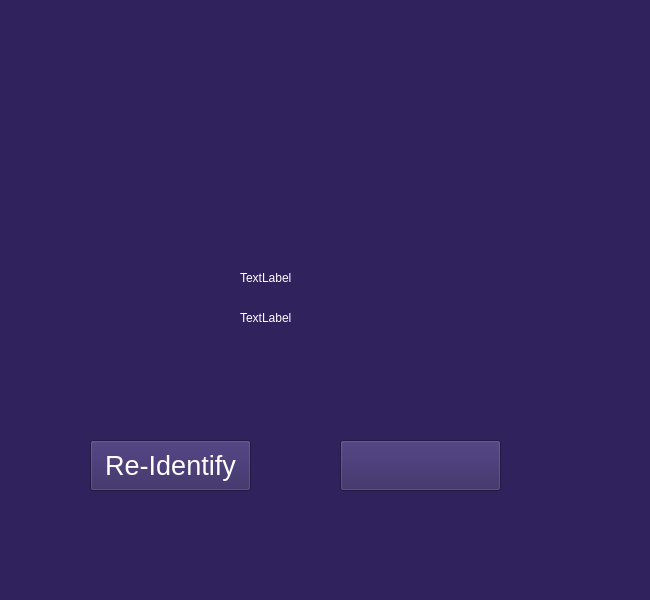
<?xml version="1.0" encoding="UTF-8"?>
<ui version="4.0">
 <class>Frame</class>
 <widget class="QFrame" name="Frame">
  <property name="geometry">
   <rect>
    <x>0</x>
    <y>0</y>
    <width>650</width>
    <height>600</height>
   </rect>
  </property>
  <property name="palette">
   <palette>
    <active>
     <colorrole role="WindowText">
      <brush brushstyle="SolidPattern">
       <color alpha="255">
        <red>255</red>
        <green>255</green>
        <blue>255</blue>
       </color>
      </brush>
     </colorrole>
     <colorrole role="Button">
      <brush brushstyle="SolidPattern">
       <color alpha="255">
        <red>48</red>
        <green>34</green>
        <blue>93</blue>
       </color>
      </brush>
     </colorrole>
     <colorrole role="Light">
      <brush brushstyle="SolidPattern">
       <color alpha="255">
        <red>72</red>
        <green>51</green>
        <blue>139</blue>
       </color>
      </brush>
     </colorrole>
     <colorrole role="Midlight">
      <brush brushstyle="SolidPattern">
       <color alpha="255">
        <red>60</red>
        <green>42</green>
        <blue>116</blue>
       </color>
      </brush>
     </colorrole>
     <colorrole role="Dark">
      <brush brushstyle="SolidPattern">
       <color alpha="255">
        <red>24</red>
        <green>17</green>
        <blue>46</blue>
       </color>
      </brush>
     </colorrole>
     <colorrole role="Mid">
      <brush brushstyle="SolidPattern">
       <color alpha="255">
        <red>32</red>
        <green>23</green>
        <blue>62</blue>
       </color>
      </brush>
     </colorrole>
     <colorrole role="Text">
      <brush brushstyle="SolidPattern">
       <color alpha="255">
        <red>255</red>
        <green>255</green>
        <blue>255</blue>
       </color>
      </brush>
     </colorrole>
     <colorrole role="BrightText">
      <brush brushstyle="SolidPattern">
       <color alpha="255">
        <red>255</red>
        <green>255</green>
        <blue>255</blue>
       </color>
      </brush>
     </colorrole>
     <colorrole role="ButtonText">
      <brush brushstyle="SolidPattern">
       <color alpha="255">
        <red>255</red>
        <green>255</green>
        <blue>255</blue>
       </color>
      </brush>
     </colorrole>
     <colorrole role="Base">
      <brush brushstyle="SolidPattern">
       <color alpha="255">
        <red>0</red>
        <green>0</green>
        <blue>0</blue>
       </color>
      </brush>
     </colorrole>
     <colorrole role="Window">
      <brush brushstyle="SolidPattern">
       <color alpha="255">
        <red>48</red>
        <green>34</green>
        <blue>93</blue>
       </color>
      </brush>
     </colorrole>
     <colorrole role="Shadow">
      <brush brushstyle="SolidPattern">
       <color alpha="255">
        <red>0</red>
        <green>0</green>
        <blue>0</blue>
       </color>
      </brush>
     </colorrole>
     <colorrole role="AlternateBase">
      <brush brushstyle="SolidPattern">
       <color alpha="255">
        <red>24</red>
        <green>17</green>
        <blue>46</blue>
       </color>
      </brush>
     </colorrole>
     <colorrole role="ToolTipBase">
      <brush brushstyle="SolidPattern">
       <color alpha="255">
        <red>255</red>
        <green>255</green>
        <blue>220</blue>
       </color>
      </brush>
     </colorrole>
     <colorrole role="ToolTipText">
      <brush brushstyle="SolidPattern">
       <color alpha="255">
        <red>0</red>
        <green>0</green>
        <blue>0</blue>
       </color>
      </brush>
     </colorrole>
     <colorrole role="PlaceholderText">
      <brush brushstyle="SolidPattern">
       <color alpha="127">
        <red>255</red>
        <green>255</green>
        <blue>255</blue>
       </color>
      </brush>
     </colorrole>
     <colorrole role="Accent">
      <brush brushstyle="SolidPattern">
       <color alpha="255">
        <red>0</red>
        <green>0</green>
        <blue>0</blue>
       </color>
      </brush>
     </colorrole>
    </active>
    <inactive>
     <colorrole role="WindowText">
      <brush brushstyle="SolidPattern">
       <color alpha="255">
        <red>255</red>
        <green>255</green>
        <blue>255</blue>
       </color>
      </brush>
     </colorrole>
     <colorrole role="Button">
      <brush brushstyle="SolidPattern">
       <color alpha="255">
        <red>48</red>
        <green>34</green>
        <blue>93</blue>
       </color>
      </brush>
     </colorrole>
     <colorrole role="Light">
      <brush brushstyle="SolidPattern">
       <color alpha="255">
        <red>72</red>
        <green>51</green>
        <blue>139</blue>
       </color>
      </brush>
     </colorrole>
     <colorrole role="Midlight">
      <brush brushstyle="SolidPattern">
       <color alpha="255">
        <red>60</red>
        <green>42</green>
        <blue>116</blue>
       </color>
      </brush>
     </colorrole>
     <colorrole role="Dark">
      <brush brushstyle="SolidPattern">
       <color alpha="255">
        <red>24</red>
        <green>17</green>
        <blue>46</blue>
       </color>
      </brush>
     </colorrole>
     <colorrole role="Mid">
      <brush brushstyle="SolidPattern">
       <color alpha="255">
        <red>32</red>
        <green>23</green>
        <blue>62</blue>
       </color>
      </brush>
     </colorrole>
     <colorrole role="Text">
      <brush brushstyle="SolidPattern">
       <color alpha="255">
        <red>255</red>
        <green>255</green>
        <blue>255</blue>
       </color>
      </brush>
     </colorrole>
     <colorrole role="BrightText">
      <brush brushstyle="SolidPattern">
       <color alpha="255">
        <red>255</red>
        <green>255</green>
        <blue>255</blue>
       </color>
      </brush>
     </colorrole>
     <colorrole role="ButtonText">
      <brush brushstyle="SolidPattern">
       <color alpha="255">
        <red>255</red>
        <green>255</green>
        <blue>255</blue>
       </color>
      </brush>
     </colorrole>
     <colorrole role="Base">
      <brush brushstyle="SolidPattern">
       <color alpha="255">
        <red>0</red>
        <green>0</green>
        <blue>0</blue>
       </color>
      </brush>
     </colorrole>
     <colorrole role="Window">
      <brush brushstyle="SolidPattern">
       <color alpha="255">
        <red>48</red>
        <green>34</green>
        <blue>93</blue>
       </color>
      </brush>
     </colorrole>
     <colorrole role="Shadow">
      <brush brushstyle="SolidPattern">
       <color alpha="255">
        <red>0</red>
        <green>0</green>
        <blue>0</blue>
       </color>
      </brush>
     </colorrole>
     <colorrole role="AlternateBase">
      <brush brushstyle="SolidPattern">
       <color alpha="255">
        <red>24</red>
        <green>17</green>
        <blue>46</blue>
       </color>
      </brush>
     </colorrole>
     <colorrole role="ToolTipBase">
      <brush brushstyle="SolidPattern">
       <color alpha="255">
        <red>255</red>
        <green>255</green>
        <blue>220</blue>
       </color>
      </brush>
     </colorrole>
     <colorrole role="ToolTipText">
      <brush brushstyle="SolidPattern">
       <color alpha="255">
        <red>0</red>
        <green>0</green>
        <blue>0</blue>
       </color>
      </brush>
     </colorrole>
     <colorrole role="PlaceholderText">
      <brush brushstyle="SolidPattern">
       <color alpha="127">
        <red>255</red>
        <green>255</green>
        <blue>255</blue>
       </color>
      </brush>
     </colorrole>
     <colorrole role="Accent">
      <brush brushstyle="SolidPattern">
       <color alpha="255">
        <red>0</red>
        <green>0</green>
        <blue>0</blue>
       </color>
      </brush>
     </colorrole>
    </inactive>
    <disabled>
     <colorrole role="WindowText">
      <brush brushstyle="SolidPattern">
       <color alpha="255">
        <red>24</red>
        <green>17</green>
        <blue>46</blue>
       </color>
      </brush>
     </colorrole>
     <colorrole role="Button">
      <brush brushstyle="SolidPattern">
       <color alpha="255">
        <red>48</red>
        <green>34</green>
        <blue>93</blue>
       </color>
      </brush>
     </colorrole>
     <colorrole role="Light">
      <brush brushstyle="SolidPattern">
       <color alpha="255">
        <red>72</red>
        <green>51</green>
        <blue>139</blue>
       </color>
      </brush>
     </colorrole>
     <colorrole role="Midlight">
      <brush brushstyle="SolidPattern">
       <color alpha="255">
        <red>60</red>
        <green>42</green>
        <blue>116</blue>
       </color>
      </brush>
     </colorrole>
     <colorrole role="Dark">
      <brush brushstyle="SolidPattern">
       <color alpha="255">
        <red>24</red>
        <green>17</green>
        <blue>46</blue>
       </color>
      </brush>
     </colorrole>
     <colorrole role="Mid">
      <brush brushstyle="SolidPattern">
       <color alpha="255">
        <red>32</red>
        <green>23</green>
        <blue>62</blue>
       </color>
      </brush>
     </colorrole>
     <colorrole role="Text">
      <brush brushstyle="SolidPattern">
       <color alpha="255">
        <red>24</red>
        <green>17</green>
        <blue>46</blue>
       </color>
      </brush>
     </colorrole>
     <colorrole role="BrightText">
      <brush brushstyle="SolidPattern">
       <color alpha="255">
        <red>255</red>
        <green>255</green>
        <blue>255</blue>
       </color>
      </brush>
     </colorrole>
     <colorrole role="ButtonText">
      <brush brushstyle="SolidPattern">
       <color alpha="255">
        <red>24</red>
        <green>17</green>
        <blue>46</blue>
       </color>
      </brush>
     </colorrole>
     <colorrole role="Base">
      <brush brushstyle="SolidPattern">
       <color alpha="255">
        <red>48</red>
        <green>34</green>
        <blue>93</blue>
       </color>
      </brush>
     </colorrole>
     <colorrole role="Window">
      <brush brushstyle="SolidPattern">
       <color alpha="255">
        <red>48</red>
        <green>34</green>
        <blue>93</blue>
       </color>
      </brush>
     </colorrole>
     <colorrole role="Shadow">
      <brush brushstyle="SolidPattern">
       <color alpha="255">
        <red>0</red>
        <green>0</green>
        <blue>0</blue>
       </color>
      </brush>
     </colorrole>
     <colorrole role="AlternateBase">
      <brush brushstyle="SolidPattern">
       <color alpha="255">
        <red>48</red>
        <green>34</green>
        <blue>93</blue>
       </color>
      </brush>
     </colorrole>
     <colorrole role="ToolTipBase">
      <brush brushstyle="SolidPattern">
       <color alpha="255">
        <red>255</red>
        <green>255</green>
        <blue>220</blue>
       </color>
      </brush>
     </colorrole>
     <colorrole role="ToolTipText">
      <brush brushstyle="SolidPattern">
       <color alpha="255">
        <red>0</red>
        <green>0</green>
        <blue>0</blue>
       </color>
      </brush>
     </colorrole>
     <colorrole role="PlaceholderText">
      <brush brushstyle="SolidPattern">
       <color alpha="127">
        <red>24</red>
        <green>17</green>
        <blue>46</blue>
       </color>
      </brush>
     </colorrole>
     <colorrole role="Accent">
      <brush brushstyle="SolidPattern">
       <color alpha="255">
        <red>34</red>
        <green>24</green>
        <blue>65</blue>
       </color>
      </brush>
     </colorrole>
    </disabled>
   </palette>
  </property>
  <property name="windowTitle">
   <string>Frame</string>
  </property>
  <property name="autoFillBackground">
   <bool>true</bool>
  </property>
  <widget class="QLabel" name="label">
   <property name="geometry">
    <rect>
     <x>240</x>
     <y>270</y>
     <width>56</width>
     <height>16</height>
    </rect>
   </property>
   <property name="text">
    <string>TextLabel</string>
   </property>
  </widget>
  <widget class="QLabel" name="label_2">
   <property name="geometry">
    <rect>
     <x>240</x>
     <y>310</y>
     <width>56</width>
     <height>16</height>
    </rect>
   </property>
   <property name="text">
    <string>TextLabel</string>
   </property>
  </widget>
  <widget class="QPushButton" name="pushButton">
   <property name="geometry">
    <rect>
     <x>90</x>
     <y>440</y>
     <width>161</width>
     <height>51</height>
    </rect>
   </property>
   <property name="font">
    <font>
     <pointsize>20</pointsize>
    </font>
   </property>
   <property name="text">
    <string>Re-Identify</string>
   </property>
  </widget>
  <widget class="QPushButton" name="pushButton_2">
   <property name="geometry">
    <rect>
     <x>340</x>
     <y>440</y>
     <width>161</width>
     <height>51</height>
    </rect>
   </property>
   <property name="font">
    <font>
     <pointsize>20</pointsize>
    </font>
   </property>
   <property name="text">
    <string/>
   </property>
  </widget>
 </widget>
 <resources/>
 <connections/>
</ui>
